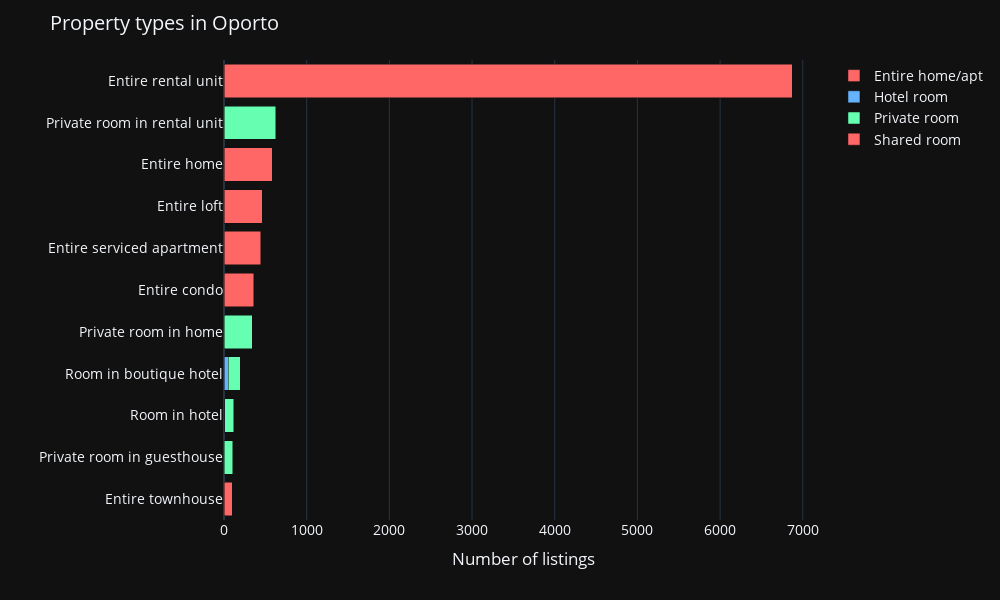

The notebook cell this image was saved under:
### Markdown cell above
_Sin embargo, muchos de esos tipos de propiedades tienen muy pocos listados en Ámsterdam. En la figura a continuación, solo mostramos tipos de propiedades con al menos 100 listados. Como podemos ver, la gran mayoría de las propiedades en Ámsterdam son apartamentos._

### Code cell
prop = df_distancia.groupby(['property_type','room_type']).room_type.count()
prop = prop.unstack()
prop['total'] = prop.iloc[:,0:3].sum(axis = 1)
prop = prop.sort_values(by=['total'])
prop = prop[prop['total']>=100]
prop = prop.drop(columns=['total'])

fig = px.bar(prop, barmode='stack', orientation='h',
             color_discrete_sequence=["rgb(255, 102, 102)", "rgb(102, 178, 255)", "rgb(102, 255, 178)"],
             width=1000, height=600)
fig.update_layout(title='Property types in Oporto', xaxis_title='Number of listings', yaxis_title='',
                  legend_title='', font=dict(size=14), template='plotly_dark')
fig.show()

### Figure 1 — Plotly figure (JSON) as saved in the notebook; plotly's stock layout.template omitted (floating-point values rounded to 4 significant figures)
{"data": [{"alignmentgroup": "True", "hovertemplate": "room_type=Entire home/apt<br>value=%{x}<br>property_type=%{y}<extra></extra>", "legendgroup": "Entire home/apt", "marker": {"color": "rgb(255, 102, 102)", "pattern": {"shape": ""}}, "name": "Entire home/apt", "offsetgroup": "Entire home/apt", "orientation": "h", "showlegend": true, "textposition": "auto", "type": "bar", "x": [101, null, null, null, null, 358, 445, 461, 586, null, 6871], "xaxis": "x", "y": ["Entire townhouse", "Private room in guesthouse", "Room in hotel", "Room in boutique hotel", "Private room in home", "Entire condo", "Entire serviced apartment", "Entire loft", "Entire home", "Private room in rental unit", "Entire rental unit"], "yaxis": "y"}, {"alignmentgroup": "True", "hovertemplate": "room_type=Hotel room<br>value=%{x}<br>property_type=%{y}<extra></extra>", "legendgroup": "Hotel room", "marker": {"color": "rgb(102, 178, 255)", "pattern": {"shape": ""}}, "name": "Hotel room", "offsetgroup": "Hotel room", "orientation": "h", "showlegend": true, "textposition": "auto", "type": "bar", "x": [null, null, 9, 51, null, null, null, null, null, null, null], "xaxis": "x", "y": ["Entire townhouse", "Private room in guesthouse", "Room in hotel", "Room in boutique hotel", "Private room in home", "Entire condo", "Entire serviced apartment", "Entire loft", "Entire home", "Private room in rental unit", "Entire rental unit"], "yaxis": "y"}, {"alignmentgroup": "True", "hovertemplate": "room_type=Private room<br>value=%{x}<br>property_type=%{y}<extra></extra>", "legendgroup": "Private room", "marker": {"color": "rgb(102, 255, 178)", "pattern": {"shape": ""}}, "name": "Private room", "offsetgroup": "Private room", "orientation": "h", "showlegend": true, "textposition": "auto", "type": "bar", "x": [null, 108, 110, 145, 341, null, null, null, null, 626, null], "xaxis": "x", "y": ["Entire townhouse", "Private room in guesthouse", "Room in hotel", "Room in boutique hotel", "Private room in home", "Entire condo", "Entire serviced apartment", "Entire loft", "Entire home", "Private room in rental unit", "Entire rental unit"], "yaxis": "y"}, {"alignmentgroup": "True", "hovertemplate": "room_type=Shared room<br>value=%{x}<br>property_type=%{y}<extra></extra>", "legendgroup": "Shared room", "marker": {"color": "rgb(255, 102, 102)", "pattern": {"shape": ""}}, "name": "Shared room", "offsetgroup": "Shared room", "orientation": "h", "showlegend": true, "textposition": "auto", "type": "bar", "x": [null, null, null, null, null, null, null, null, null, null, null], "xaxis": "x", "y": ["Entire townhouse", "Private room in guesthouse", "Room in hotel", "Room in boutique hotel", "Private room in home", "Entire condo", "Entire serviced apartment", "Entire loft", "Entire home", "Private room in rental unit", "Entire rental unit"], "yaxis": "y"}], "layout": {"barmode": "stack", "font": {"size": 14}, "height": 600, "legend": {"title": {"text": ""}, "tracegroupgap": 0}, "margin": {"t": 60}, "title": {"text": "Property types in Oporto"}, "width": 1000, "xaxis": {"anchor": "y", "domain": [0, 1], "title": {"text": "Number of listings"}}, "yaxis": {"anchor": "x", "domain": [0, 1], "title": {"text": ""}}}}
